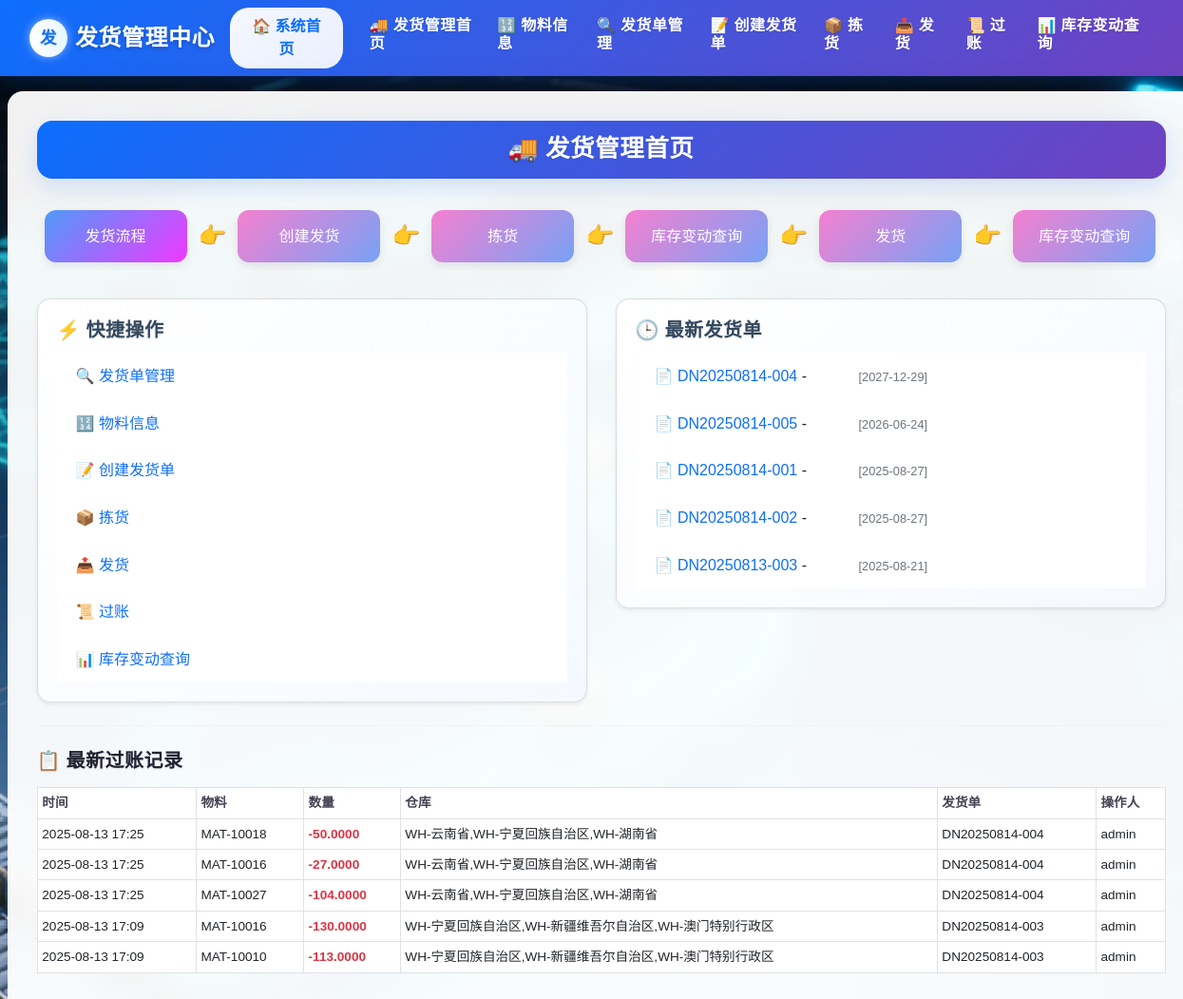
The page /delivery/ (signed in) on the database as committed earlier.
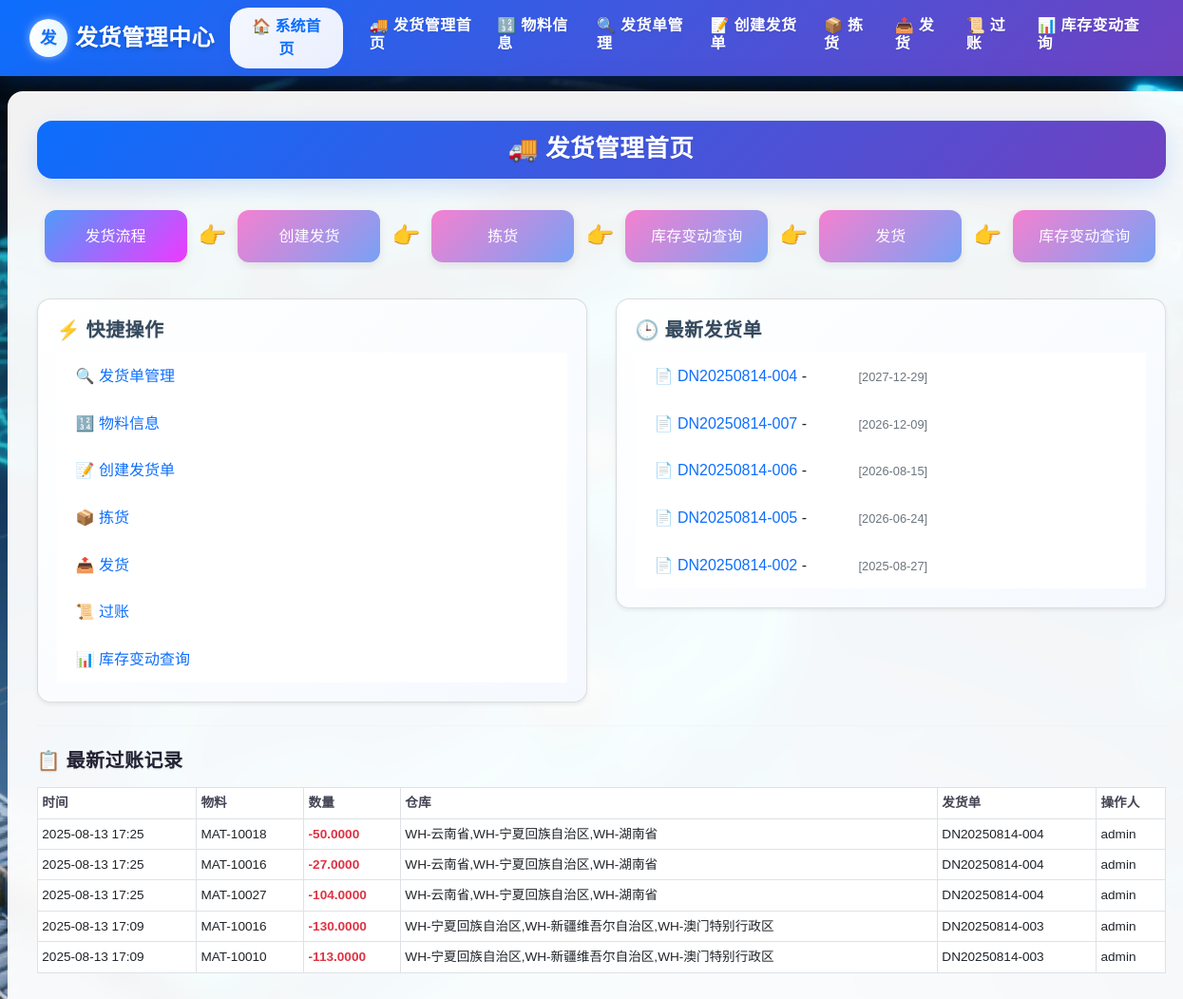
The same page on the database as committed later.
### delivery/models.py (models this page shows)
class DeliveryNote(db.Model):
    __tablename__ = 'DeliveryNote'
    delivery_note_id = db.Column(db.String(255), primary_key=True)
    picking_task_id = db.Column(db.String(255), db.ForeignKey('PickingTask.task_id'), nullable=False)
    sales_order_id = db.Column(db.String(255), db.ForeignKey('SalesOrder.sales_order_id'), nullable=False)
    delivery_date = db.Column(db.DateTime, nullable=False)
    warehouse_code = db.Column(db.String(255), nullable=False)
    status = db.Column(db.Enum(
        '已创建',
        '已拣货',
        '已发货',
        '已过账',
        '已取消'
    ), default='已创建', nullable=False)
    posted_by = db.Column(db.String(255))
    posted_at = db.Column(db.DateTime)
    created_by = db.Column(db.String(255))
    remarks = db.Column(db.Text)
    items = db.relationship('DeliveryItem', backref='delivery_note', cascade='all, delete-orphan', lazy=True)
    sales_order = db.relationship('SalesOrder', backref='delivery_notes')
    picking_task = db.relationship('PickingTask', backref='delivery_note')
    VALID_TRANSITIONS = {
    '已创建': ['已拣货', '已取消'],
    '已拣货': ['已发货', '已取消'],
    '已发货': ['已过账'],
    '已过账': [],
    '已取消': []
    }

class StockChangeLog(db.Model):
    __tablename__ = 'StockChangeLog'
    id = db.Column(db.Integer, primary_key=True)
    material_id = db.Column(db.String(255), db.ForeignKey('Inventory.material_id'), nullable=False)
    change_time = db.Column(db.DateTime, default=datetime.now)
    change_type = db.Column(db.String(50), nullable=False)
    quantity_change = db.Column(db.Numeric(18, 4), nullable=False)
    before_available = db.Column(db.Numeric(18, 4))
    after_available = db.Column(db.Numeric(18, 4))
    before_allocated = db.Column(db.Numeric(18, 4))
    after_allocated = db.Column(db.Numeric(18, 4))
    before_physical = db.Column(db.Numeric(18, 4))
    after_physical = db.Column(db.Numeric(18, 4))
    before_pending_outbound = db.Column(db.Numeric(18, 4))
    after_pending_outbound = db.Column(db.Numeric(18, 4))
    reference_doc = db.Column(db.String(255))
    operator = db.Column(db.String(255))
    warehouse_code = db.Column(db.String(255))
    material = db.relationship('Inventory', backref='stock_changes')

### delivery/views.py (the view)
@delivery_bp.route('/')
@login_required
def delivery_home():
    statuses = ['已创建', '待拣货', '已拣货',  '已发货', '已过账', '已取消']
    rows = db.session.query(DeliveryNote.status, func.count(DeliveryNote.delivery_note_id)).group_by(DeliveryNote.status).all()
    counts_dict = dict(rows)
    status_counts = {status: counts_dict.get(status, 0) for status in statuses}
    recent_deliveries = DeliveryNote.query.order_by(DeliveryNote.delivery_date.desc()).limit(5).all()
    recent_changes = StockChangeLog.query.order_by(StockChangeLog.change_time.desc()).limit(5).all()
    return render_template('delivery/home.html',
                           status_counts=status_counts,
                           recent_deliveries=recent_deliveries,
                           recent_changes=recent_changes)

### app.py (called while the page is built)
@login_manager.user_loader
def load_user(user_id):
    return User.query.get(user_id)

### templates/delivery/home.html (shortened to what this page needs)
{% extends 'delivery/base.html' %}
{% block content %}
<div class="form-title-container">
    <h1 class="form-title">
      🚚 发货管理首页
    </h1>
</div>
<div class="workflow-steps animate-fade">
  <div class="step-card" style="background: linear-gradient(135deg, #358df9dd, #ee39ff);">发货流程</div>
  <div class="step-arrow">👉</div>
  <a href="{{ url_for('delivery.create_delivery') }}">
    <div class="step-card" >创建发货</div>
  </a>
  <div class="step-arrow">👉</div>
  <a href="{{ url_for('delivery.picking_task_list') }}">
    <div class="step-card">拣货</div>
  </a>
  <div class="step-arrow">👉</div>
  <a href="{{ url_for('delivery.inventory_movement') }}">
    <div class="step-card">库存变动查询</div>
  </a>
  <div class="step-arrow">👉</div>
  <a href="{{ url_for('delivery.shipment_list') }}">
    <div class="step-card">发货</div>
  </a>
  <div class="step-arrow">👉</div>
  <a href="{{ url_for('delivery.inventory_movement') }}">
    <div class="step-card">库存变动查询</div>
  </a>
</div>
<div class="row g-9">
  <div class="col-md-6">
    <div class="card shadow-sm">
      <div class="card-body">
        <h5 class="card-title">⚡ 快捷操作</h5>
        <ul class="list-group list-group-flush">
          <li class="list-group-item"><a href="{{ url_for('delivery.delivery_list') }}">🔍 发货单管理</a></li>
          <li class="list-group-item"><a href="{{ url_for('delivery.inventory_detail') }}">🔢 物料信息</a></li>
          <li class="list-group-item"><a href="{{ url_for('delivery.create_delivery') }}">📝 创建发货单</a></li>
          <li class="list-group-item"><a href="{{ url_for('delivery.picking_task_list') }}">📦 拣货</a></li>
          <li class="list-group-item"><a href="{{ url_for('delivery.shipment_list') }}">📤 发货</a></li>
          <li class="list-group-item"><a href="{{ url_for('delivery.post_list') }}">📜 过账</a></li>
          <li class="list-group-item"><a href="{{ url_for('delivery.inventory_movement') }}">📊 库存变动查询</a></li>
        </ul>
      </div>
    </div>
  </div>
  <div class="col-md-6">
    <div class="card shadow-sm">
      <div class="card-body">
        <h5 class="card-title">🕒 最新发货单</h5>
        <ul class="list-group list-group-flush">
          {% for d in recent_deliveries %}
          <li class="list-group-item">
            <a href="{{ url_for('delivery.delivery_detail', delivery_id=d.delivery_note_id) }}">
              📄 {{ d.delivery_note_id }}
            </a> -
            <span class="badge badge-status-{{ d.status|replace(' ', '-')|lower }}">{{ d.status }}</span>
            <small class="text-muted">[{{ d.delivery_date.strftime('%Y-%m-%d') }}]</small>
          </li>
          {% else %}
          <li class="list-group-item text-muted">暂无记录</li>
          {% endfor %}
        </ul>
      </div>
    </div>
  </div>
</div>
<hr class="my-4">
<h5 class="fw-bold mb-3">📋 最新过账记录</h5>
<div class="table-responsive">
  <table class="table table-sm table-hover align-middle table-bordered">
    <thead>
      <tr>
        <th>时间</th>
        <th>物料</th>
        <th>数量</th>
        <th>仓库</th>
        <th>发货单</th>
        <th>操作人</th>
      </tr>
    </thead>
    <tbody>
      {% for c in recent_changes %}
      <tr>
        <td>{{ c.change_time.strftime('%Y-%m-%d %H:%M') }}</td>
        <td>{{ c.material_id }}</td>
        <td class="text-danger">{{ c.quantity_change }}</td>
        <td>{{ c.warehouse_code }}</td>
        <td>{{ c.reference_doc or '-' }}</td>
        <td>{{ c.operator }}</td>
      </tr>
      {% else %}
      <tr>
        <td colspan="6" class="text-muted text-center">
          <i class="bi bi-info-circle"></i> 暂无记录
        </td>
      </tr>
      {% endfor %}
    </tbody>
  </table>
</div>
{% endblock %}

Rows that differ between the two databases and show on the page:
no longer on this page (row edited): DeliveryNote: delivery_note_id "DN20250814-001", delivery_date "2025-08-27"
no longer on this page (row unchanged): DeliveryNote: delivery_note_id "DN20250813-003", delivery_date "2025-08-21"
added DeliveryNote: delivery_note_id "DN20250814-007", delivery_date "2026-12-09"
added DeliveryNote: delivery_note_id "DN20250814-006", delivery_date "2026-08-15"
